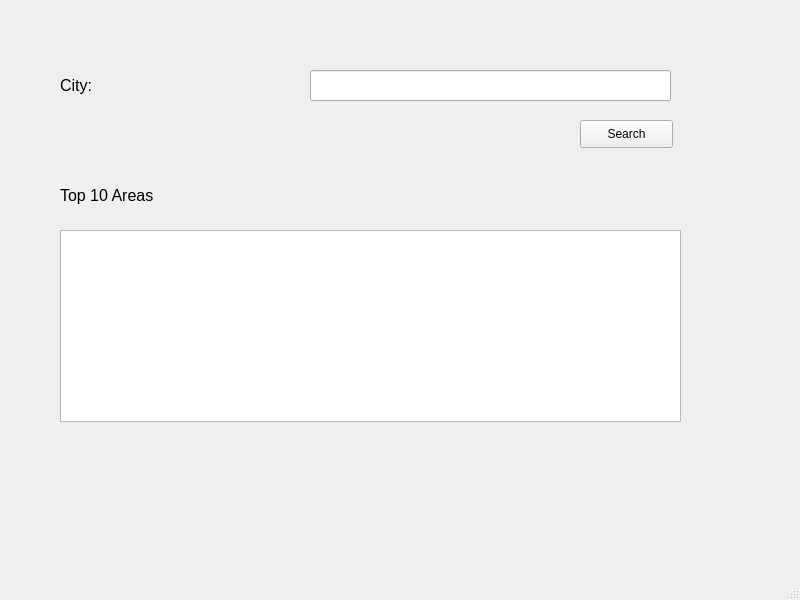
<?xml version="1.0" encoding="UTF-8"?>
<ui version="4.0">
 <class>MainWindow</class>
 <widget class="QMainWindow" name="MainWindow">
  <property name="geometry">
   <rect>
    <x>0</x>
    <y>0</y>
    <width>800</width>
    <height>600</height>
   </rect>
  </property>
  <property name="windowTitle">
   <string>MainWindow</string>
  </property>
  <widget class="QWidget" name="centralwidget">
   <widget class="QLabel" name="label">
    <property name="geometry">
     <rect>
      <x>60</x>
      <y>180</y>
      <width>581</width>
      <height>31</height>
     </rect>
    </property>
    <property name="font">
     <font>
      <pointsize>12</pointsize>
     </font>
    </property>
    <property name="text">
     <string>Top 10 Areas </string>
    </property>
   </widget>
   <widget class="QLabel" name="label_2">
    <property name="geometry">
     <rect>
      <x>60</x>
      <y>70</y>
      <width>201</width>
      <height>31</height>
     </rect>
    </property>
    <property name="font">
     <font>
      <pointsize>12</pointsize>
     </font>
    </property>
    <property name="text">
     <string>City:</string>
    </property>
   </widget>
   <widget class="QLineEdit" name="City">
    <property name="geometry">
     <rect>
      <x>310</x>
      <y>70</y>
      <width>361</width>
      <height>31</height>
     </rect>
    </property>
   </widget>
   <widget class="QPushButton" name="Searchbutton">
    <property name="geometry">
     <rect>
      <x>580</x>
      <y>120</y>
      <width>93</width>
      <height>28</height>
     </rect>
    </property>
    <property name="text">
     <string>Search</string>
    </property>
   </widget>
   <widget class="QTextBrowser" name="Top10Properties">
    <property name="geometry">
     <rect>
      <x>60</x>
      <y>230</y>
      <width>621</width>
      <height>192</height>
     </rect>
    </property>
   </widget>
  </widget>
  <widget class="QMenuBar" name="menubar">
   <property name="geometry">
    <rect>
     <x>0</x>
     <y>0</y>
     <width>800</width>
     <height>26</height>
    </rect>
   </property>
  </widget>
  <widget class="QStatusBar" name="statusbar"/>
 </widget>
 <resources/>
 <connections/>
</ui>
